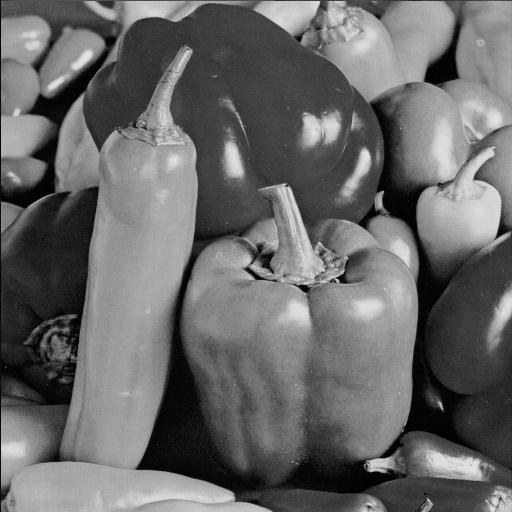
%> input picture Source/peppers.tif, 512 x 512 px
$ octave problem4.m   (GNU Octave 9; MATLAB toolbox functions it lacks are replaced by stand-ins)
%> lines starting %> are read from the running program, lines starting %| are printed output that depends on the picture
%> further down, pepperImage is the input picture: size 512x512 uint8; min 0, max 230, mean 104.2
### Source/myOwnJPGEncoder.m
function fileLen = myOwnJPGEncoder(image, YTable)

    blockSize = 8;
    [row, col] = size(image);
%> row = 512; col = 512
    % Performing DCT by 8 * 8 block
    image = double(image) - 128;
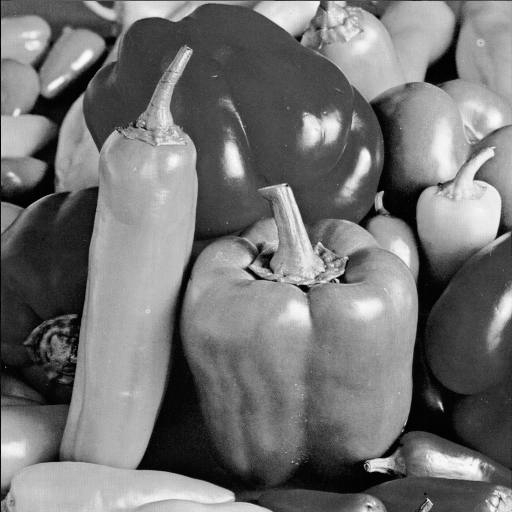
%> image: size 512x512 double; min -128, max 102, mean -23.8; drawn with min black and max white
    image = blkproc(image, [blockSize blockSize], 'dct2(x)');
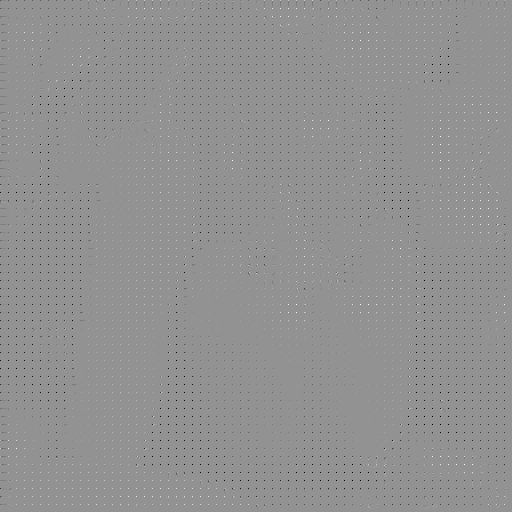
%> image: size 512x512 double; min -1000, max 735.8, mean -3.2; drawn with min black and max white
    quaMatrix = YTable;
    % Performing quantization
    image = blkproc(image, [blockSize blockSize],'round(x./P1)', quaMatrix);

    newRow = row * col / (blockSize * blockSize);
%> newRow = 4096
    Y = ones(newRow, blockSize * blockSize);
    k = 1;
    % Zigzag image
    for i = 1 : blockSize : row
        for j = 1 : blockSize : col
            Y(k, :) = ZigzagMtx2Vector(image(i : i+blockSize-1, j : j+blockSize-1));
            k = k + 1;
        end
    end
%> after the loop, k = 4097

    % Entropy encoding
    fileLen = JPEG_entropy_encode(row, col, blockSize, YTable, Y, '', 1);

end

### Source/JPEG_entropy_encode.m
function [Len]=JPEG_entropy_encode(rowN,colN,dct_block_size,Q,ZZDCTQIm,encoder_path,DisplayProcess_Flag)
%> called with rowN = 512, colN = 512, dct_block_size = 8, encoder_path = '', DisplayProcess_Flag = 1

% function [Len]=JPEG_entropy_encode(rowN,colN,dct_block_size,Q,ZZDCTQIm,encoder_path,DisplayProcess_Flag)
% JPEG Entropy Encoder
% Input:
%      rowN: 1x1 : number of row
%      colN: 1x1 : number of column
%      dct_block_size: 1x1: the dimension of DCT
%      Q: dct_block_sizexdct_block_size : quantization table
%      ZZDCTQIm: (rowN*colN/dct_block_size^2)x(dct_block_size^2) : the zigzagged image matrix which is already DCT/Q.
%      encoder_path: string: the absolute path which put this .m and jpeg_entropy_encode.exe
%                   ## remember to set "current directory window" under Matlab to this path, thus this .exe file can run
%      DisplayProcess_Flag: 1x1: flag for displaying the zero run pair and huffman table (in JPEG_entropy_encode.html)
% Output:
%      Len: 1x1 compressed file length
%
% Author: Guan-Ming Su
% Date: 8/1/02

% initial checking for input arguments
rowblkN=rowN/dct_block_size;
%> rowblkN = 64
colblkN=colN/dct_block_size;
%> colblkN = 64
if (rowblkN~=round(rowN/dct_block_size)) | (colblkN~=round(colN/dct_block_size))
    error('number of row/column must be multiple of dct_block_size');
end
[d1,d2]=size(Q);
if (d1~=dct_block_size) | (d2~=dct_block_size)
    error('Dimention of Quantization Talbe should be dct_block_size x dct_block_size ');
end
[d1,d2]=size(ZZDCTQIm);
%> d1 = 4096; d2 = 64
if (d1~=rowblkN*colblkN) |(d2~=dct_block_size*dct_block_size)
    error('Dimension of ZZDCTQIm should be (rowN*colN/dct_block_size^2)x(dct_block_size^2)');
end
if isempty(DisplayProcess_Flag); DisplayProcess_Flag=0; end;

% open file
[fid_out,message]=fopen(strcat(encoder_path,'JPEG_DCTQ_ZZ.txt'),'w');
% write comment
fprintf(fid_out,'%s\n','# For parsing zigzag YCbCr file used by jpeg_entropy_encode.cpp.  Author: Guan-Ming Su Date:8/1/02');
% write information for encoding
fprintf(fid_out,'%s\n','JPEG_Filename: JPEG.jpg');
fprintf(fid_out,'%s','DisplayProcess: ');   fprintf(fid_out,'%s\n',num2str(DisplayProcess_Flag));
fprintf(fid_out,'%s','rowN: ');             fprintf(fid_out,'%s\n',num2str(rowN));
fprintf(fid_out,'%s','colN: ');             fprintf(fid_out,'%s\n',num2str(colN));
fprintf(fid_out,'%s','dct_block_size: ');   fprintf(fid_out,'%s\n',num2str(dct_block_size));
% write DQT: Define Quantization Table
fprintf(fid_out,'%s\n','DQT:');
for i=1:1:dct_block_size
   for j=1:1:dct_block_size
      fprintf(fid_out,'%s ',num2str(Q(i,j)));
   end
     fprintf(fid_out,'\n');
end
% write zigzag data
fprintf(fid_out,'%s\n','Y:');
for i=1:1:rowblkN*colblkN
   for j=1:1:dct_block_size*dct_block_size
      fprintf(fid_out,'%s ',num2str(ZZDCTQIm(i,j)));
   end
     fprintf(fid_out,'\n');
end
status=fclose(fid_out);

% execute the jpeg entropy program
!jpeg_entropy_encode

[fid,message]=fopen(strcat(encoder_path,'JPEG.jpg'),'r');
status = fseek(fid,0,'eof');
Len=ftell(fid);
fclose(fid);

### Source/problem4.m
% [psnrPepper, psnrBaboon] = SaveJPGs();

pepperImage = imread('peppers.tif');

standardTable = [ 16 11 10 16 24  40  51  61;
                  12 12 14 19 26  58  60  55;
                  14 13 16 24 40  57  69  56;
                  14 17 22 29 51  87  80  62;
                  18 22 37 56 68  109 103 77;
                  24 35 55 64 81  104 113 92;
                  49 64 78 87 103 121 120 101;
                  72 92 95 98 112 100 103 99 ];

optiTable = [ 11  11  12  15  20  27   36   47;
              11  12  15  20  27  36   47   93;
              12  15  20  27  36  47   93   185;
              15  20  27  36  47  93   185  369;
              20  27  36  47  93  185  369  737;
              27  36  47  93  185 369  737  1473;
              36  47  93  185 369 737  1473 2945;
              47  93  185 369 737 1473 2945 5889 ];

%> (the run ends here)
